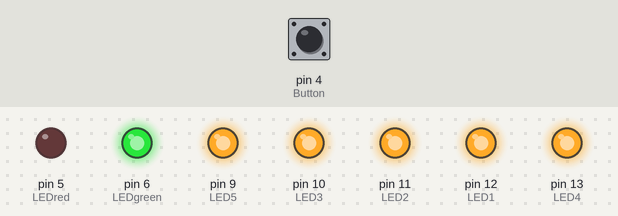
Recording of a sketch running on a simulated Arduino Uno, built with avr-gcc and run on an emulated ATmega328P. Parts: output pins drawn as LEDs (lit = HIGH). Inputs (shaded band) come from the test bench; at power-on: pin 4 (Button) HIGH.

Above: at 1.2 s.
1.3 s: pin 4 (Button) pulled LOW for 0.25 s
At 10.0 s:
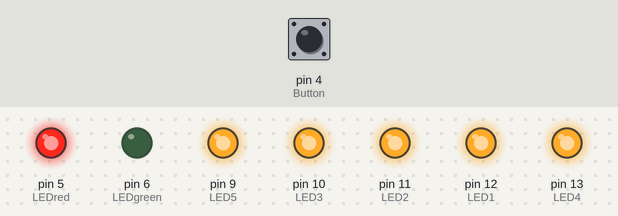
At 12.6 s:
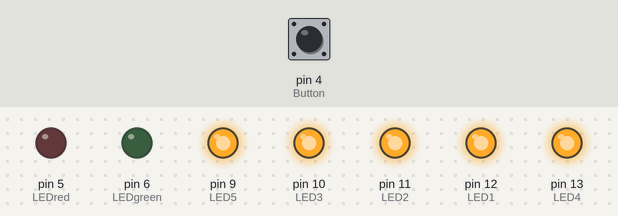
Timing chart, 0 to 19.3 s (numbered marks = the images above; inputs shaded):
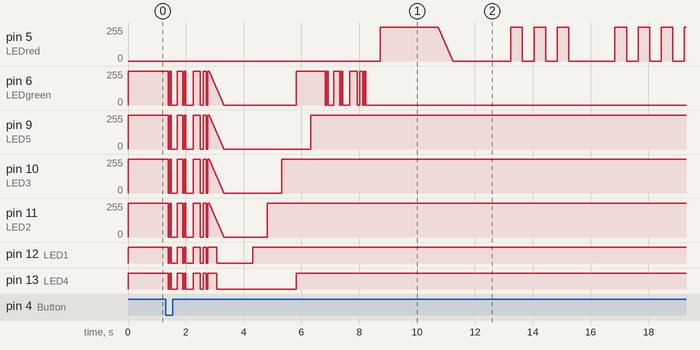

The sketch:

PlanMorze.ino
```cpp
const byte LED1 = 12;
const byte LED2 = 11;
const byte LED3 = 10;
const byte LED4 = 13;
const byte LED5 = 9;
const byte LEDred = 5;
const byte LEDgreen = 6;
const byte Button = 4;
#define WaitDel 200

void setup() {
  pinMode(LED1, OUTPUT);
  pinMode(LED2, OUTPUT);
  pinMode(LED3, OUTPUT);
  pinMode(LED4, OUTPUT);
  pinMode(LED5, OUTPUT);
  pinMode(LEDred, OUTPUT);
  pinMode(LEDgreen, OUTPUT);
  digitalWrite(LED1, HIGH);
  digitalWrite(LED2, HIGH);
  digitalWrite(LED3, HIGH);
  digitalWrite(LED4, HIGH);
  digitalWrite(LED5, HIGH);
  digitalWrite(LEDgreen, HIGH);
  digitalWrite(LEDred, LOW);
  pinMode(Button, INPUT_PULLUP);
}

void loop() {
  while(!digitalRead(Button)) {
    delay(WaitDel);
  }
  while(digitalRead(Button)) {
    delay(WaitDel);
  }
  int i;
  int myDelay[] = {50, 200, 50, 250, 100, 50, 20};
  for(i = 0; i <=5; i++) {
    digitalWrite(LED1, LOW);
    digitalWrite(LED2, LOW);
    digitalWrite(LED3, LOW);
    digitalWrite(LED4, LOW);
    digitalWrite(LEDgreen, LOW);
    digitalWrite(LED5, LOW);
    delay(myDelay[i]);
    digitalWrite(LED1, HIGH);
    digitalWrite(LED2, HIGH);
    digitalWrite(LED3, HIGH);
    digitalWrite(LED4, HIGH);
    digitalWrite(LEDgreen, HIGH);
    digitalWrite(LED5, HIGH);
    delay(myDelay[i]);
  }
  for(i = 255; i >= 0; i=i-5) {
    analogWrite(LED1, i);
    analogWrite(LED2, i);
    analogWrite(LED3, i);
    analogWrite(LED4, i);
    analogWrite(LEDgreen, i);
    analogWrite(LED5, i);
    delay(10);
    }
  delay(1000);
  digitalWrite(LED1, HIGH);
  delay(500);
  digitalWrite(LED2, HIGH);
  delay(500);
  digitalWrite(LED3, HIGH);
  delay(500);
  digitalWrite(LED4, HIGH);
  digitalWrite(LEDgreen, HIGH);
  delay(500);
  digitalWrite(LED5, HIGH);
  delay(500);
  for(i = 0; i <=5; i++) {
    digitalWrite(LEDgreen, LOW);
    delay(myDelay[i]);
    digitalWrite(LEDgreen, HIGH);
    delay(myDelay[i]);
  }
  digitalWrite(LEDgreen, LOW);
  delay(500);
  digitalWrite(LEDred, HIGH);
  delay(2000);
   for(i = 255; i >= 0; i=i-5) {
    analogWrite(LEDred, i);
    delay(10);
   }
  digitalWrite(LEDred, LOW);
  delay(2000);
  int myPass[] = {3, 5, 2, 7};
  int morzeDelay1 = 400;
  int morzeDelay2 = morzeDelay1 * 3;
  int morzeDelay3 = 6000;
    for(char x=0; x<=3; x++) {
      for(char y=myPass[x]; y>0; y--) {
        digitalWrite(LEDred, HIGH);
        delay(morzeDelay1);
        digitalWrite(LEDred, LOW);
        delay(morzeDelay1);
      }
      delay(morzeDelay2);
    }
    delay(morzeDelay3);
    digitalWrite(LEDgreen, HIGH);
}
```
